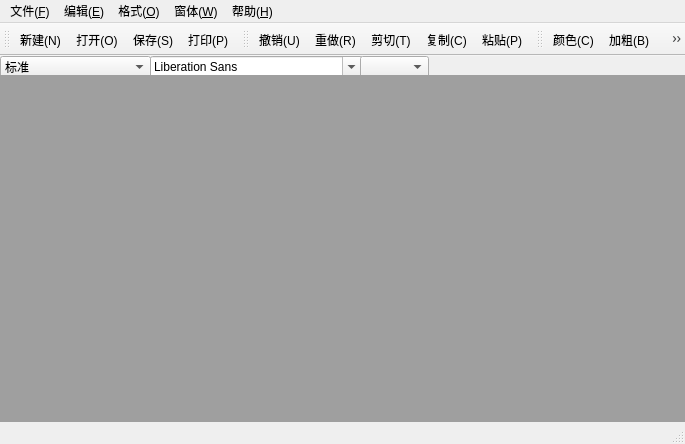
<?xml version="1.0" encoding="UTF-8"?>
<ui version="4.0">
 <class>MainWindow</class>
 <widget class="QMainWindow" name="MainWindow">
  <property name="geometry">
   <rect>
    <x>0</x>
    <y>0</y>
    <width>685</width>
    <height>444</height>
   </rect>
  </property>
  <property name="windowTitle">
   <string>我的WPS</string>
  </property>
  <widget class="QWidget" name="centralWidget">
   <widget class="QComboBox" name="comboBox">
    <property name="geometry">
     <rect>
      <x>0</x>
      <y>0</y>
      <width>151</width>
      <height>22</height>
     </rect>
    </property>
    <item>
     <property name="text">
      <string>标准</string>
     </property>
    </item>
    <item>
     <property name="text">
      <string>项目符号(●)</string>
     </property>
    </item>
    <item>
     <property name="text">
      <string>项目符号(○)</string>
     </property>
    </item>
    <item>
     <property name="text">
      <string>项目符号(■)</string>
     </property>
    </item>
    <item>
     <property name="text">
      <string>项目符号(1.2.3.)</string>
     </property>
    </item>
    <item>
     <property name="text">
      <string>项目符号(a.b.c.)</string>
     </property>
    </item>
    <item>
     <property name="text">
      <string>项目符号(A.B.C.)</string>
     </property>
    </item>
    <item>
     <property name="text">
      <string>项目符号(i,ii,iii.)</string>
     </property>
    </item>
    <item>
     <property name="text">
      <string>项目符号(I.II.III.)</string>
     </property>
    </item>
   </widget>
   <widget class="QFontComboBox" name="fontComboBox">
    <property name="geometry">
     <rect>
      <x>150</x>
      <y>0</y>
      <width>213</width>
      <height>22</height>
     </rect>
    </property>
   </widget>
   <widget class="QComboBox" name="sizeComboBox">
    <property name="geometry">
     <rect>
      <x>360</x>
      <y>0</y>
      <width>69</width>
      <height>22</height>
     </rect>
    </property>
   </widget>
   <widget class="QMdiArea" name="mdiArea">
    <property name="geometry">
     <rect>
      <x>-21</x>
      <y>19</y>
      <width>711</width>
      <height>361</height>
     </rect>
    </property>
   </widget>
  </widget>
  <widget class="QMenuBar" name="menuBar">
   <property name="geometry">
    <rect>
     <x>0</x>
     <y>0</y>
     <width>685</width>
     <height>23</height>
    </rect>
   </property>
   <widget class="QMenu" name="menu_F">
    <property name="title">
     <string>文件(&amp;F)</string>
    </property>
    <addaction name="newAction"/>
    <addaction name="openAction"/>
    <addaction name="saveAction"/>
    <addaction name="saveAsAction"/>
    <addaction name="printAction"/>
    <addaction name="printPreviewAction"/>
    <addaction name="exitAction"/>
   </widget>
   <widget class="QMenu" name="menu_E">
    <property name="title">
     <string>编辑(&amp;E)</string>
    </property>
    <addaction name="undoAction"/>
    <addaction name="redoAction"/>
    <addaction name="cutAction"/>
    <addaction name="copyAction"/>
    <addaction name="pasteAction"/>
   </widget>
   <widget class="QMenu" name="menu_O">
    <property name="title">
     <string>格式(&amp;O)</string>
    </property>
    <widget class="QMenu" name="menu_D">
     <property name="title">
      <string>字体(D)</string>
     </property>
     <addaction name="boldAction"/>
     <addaction name="italicAction"/>
     <addaction name="underlineAction"/>
    </widget>
    <widget class="QMenu" name="menu">
     <property name="title">
      <string>段落</string>
     </property>
     <addaction name="leftAlignAction"/>
     <addaction name="centerAction"/>
     <addaction name="rightAlignAction"/>
     <addaction name="justifyAction"/>
    </widget>
    <addaction name="menu_D"/>
    <addaction name="menu"/>
    <addaction name="colorAction"/>
   </widget>
   <widget class="QMenu" name="menu_W">
    <property name="title">
     <string>窗体(&amp;W)</string>
    </property>
    <addaction name="closeAction"/>
    <addaction name="closeAllAction"/>
    <addaction name="titleAction"/>
    <addaction name="cascadeAction"/>
    <addaction name="nextAction"/>
    <addaction name="previousAction"/>
   </widget>
   <widget class="QMenu" name="menu_H">
    <property name="title">
     <string>帮助(&amp;H)</string>
    </property>
    <addaction name="aboutAction"/>
   </widget>
   <addaction name="menu_F"/>
   <addaction name="menu_E"/>
   <addaction name="menu_O"/>
   <addaction name="menu_W"/>
   <addaction name="menu_H"/>
  </widget>
  <widget class="QToolBar" name="mainToolBar">
   <attribute name="toolBarArea">
    <enum>TopToolBarArea</enum>
   </attribute>
   <attribute name="toolBarBreak">
    <bool>false</bool>
   </attribute>
   <addaction name="newAction"/>
   <addaction name="openAction"/>
   <addaction name="saveAction"/>
   <addaction name="printAction"/>
  </widget>
  <widget class="QStatusBar" name="statusBar"/>
  <widget class="QToolBar" name="toolBar">
   <property name="windowTitle">
    <string>toolBar</string>
   </property>
   <attribute name="toolBarArea">
    <enum>TopToolBarArea</enum>
   </attribute>
   <attribute name="toolBarBreak">
    <bool>false</bool>
   </attribute>
   <addaction name="undoAction"/>
   <addaction name="redoAction"/>
   <addaction name="cutAction"/>
   <addaction name="copyAction"/>
   <addaction name="pasteAction"/>
  </widget>
  <widget class="QToolBar" name="toolBar_2">
   <property name="windowTitle">
    <string>toolBar_2</string>
   </property>
   <attribute name="toolBarArea">
    <enum>TopToolBarArea</enum>
   </attribute>
   <attribute name="toolBarBreak">
    <bool>false</bool>
   </attribute>
   <addaction name="colorAction"/>
   <addaction name="boldAction"/>
   <addaction name="italicAction"/>
   <addaction name="underlineAction"/>
   <addaction name="separator"/>
   <addaction name="leftAlignAction"/>
   <addaction name="centerAction"/>
   <addaction name="rightAlignAction"/>
   <addaction name="justifyAction"/>
  </widget>
  <action name="newAction">
   <property name="icon">
    <iconset resource="imgs.qrc">
     <normaloff>:/images/new.png</normaloff>:/images/new.png</iconset>
   </property>
   <property name="text">
    <string>新建(N)</string>
   </property>
   <property name="statusTip">
    <string>创建一个新文档</string>
   </property>
   <property name="shortcut">
    <string>Ctrl+N</string>
   </property>
  </action>
  <action name="openAction">
   <property name="icon">
    <iconset resource="imgs.qrc">
     <normaloff>:/images/fileopen.png</normaloff>:/images/fileopen.png</iconset>
   </property>
   <property name="text">
    <string>打开(O)</string>
   </property>
   <property name="statusTip">
    <string>打开一个已存在的文档</string>
   </property>
   <property name="shortcut">
    <string>Ctrl+O</string>
   </property>
  </action>
  <action name="saveAction">
   <property name="icon">
    <iconset resource="imgs.qrc">
     <normaloff>:/images/save.png</normaloff>:/images/save.png</iconset>
   </property>
   <property name="text">
    <string>保存(S)</string>
   </property>
   <property name="statusTip">
    <string>将当前文档存盘</string>
   </property>
   <property name="shortcut">
    <string>Ctrl+S</string>
   </property>
  </action>
  <action name="saveAsAction">
   <property name="text">
    <string>另存为(A)...</string>
   </property>
   <property name="statusTip">
    <string>以一个新名字保存文档</string>
   </property>
  </action>
  <action name="printAction">
   <property name="icon">
    <iconset resource="imgs.qrc">
     <normaloff>:/images/print.png</normaloff>:/images/print.png</iconset>
   </property>
   <property name="text">
    <string>打印(P)...</string>
   </property>
   <property name="statusTip">
    <string>打印输出文档</string>
   </property>
   <property name="shortcut">
    <string>Ctrl+P</string>
   </property>
  </action>
  <action name="printPreviewAction">
   <property name="text">
    <string>打印预览...</string>
   </property>
   <property name="statusTip">
    <string>预览打印效果</string>
   </property>
  </action>
  <action name="exitAction">
   <property name="text">
    <string>退出</string>
   </property>
   <property name="statusTip">
    <string>退出应用程序</string>
   </property>
  </action>
  <action name="undoAction">
   <property name="icon">
    <iconset resource="imgs.qrc">
     <normaloff>:/images/undo.png</normaloff>:/images/undo.png</iconset>
   </property>
   <property name="text">
    <string>撤销(U)</string>
   </property>
   <property name="statusTip">
    <string>撤销 当前操作</string>
   </property>
   <property name="shortcut">
    <string>Ctrl+Z</string>
   </property>
  </action>
  <action name="redoAction">
   <property name="icon">
    <iconset resource="imgs.qrc">
     <normaloff>:/images/redo.png</normaloff>:/images/redo.png</iconset>
   </property>
   <property name="text">
    <string>重做(R)</string>
   </property>
   <property name="statusTip">
    <string>恢复之前的操作</string>
   </property>
   <property name="shortcut">
    <string>Ctrl+Y</string>
   </property>
  </action>
  <action name="cutAction">
   <property name="icon">
    <iconset resource="imgs.qrc">
     <normaloff>:/images/cut.png</normaloff>:/images/cut.png</iconset>
   </property>
   <property name="text">
    <string>剪切(T)</string>
   </property>
   <property name="statusTip">
    <string>从文档中裁剪所选内容，并放入剪切板</string>
   </property>
   <property name="shortcut">
    <string>Ctrl+X</string>
   </property>
  </action>
  <action name="copyAction">
   <property name="icon">
    <iconset resource="imgs.qrc">
     <normaloff>:/images/copy.png</normaloff>:/images/copy.png</iconset>
   </property>
   <property name="text">
    <string>复制(C)</string>
   </property>
   <property name="statusTip">
    <string>复制所选的内容</string>
   </property>
   <property name="shortcut">
    <string>Ctrl+C</string>
   </property>
  </action>
  <action name="pasteAction">
   <property name="icon">
    <iconset resource="imgs.qrc">
     <normaloff>:/images/paste.png</normaloff>:/images/paste.png</iconset>
   </property>
   <property name="text">
    <string>粘贴(P)</string>
   </property>
   <property name="statusTip">
    <string>将剪切板的内容粘贴到文档</string>
   </property>
   <property name="shortcut">
    <string>Ctrl+V</string>
   </property>
  </action>
  <action name="colorAction">
   <property name="icon">
    <iconset resource="imgs.qrc">
     <normaloff>:/images/color.ico</normaloff>:/images/color.ico</iconset>
   </property>
   <property name="text">
    <string>颜色(C)</string>
   </property>
   <property name="statusTip">
    <string>设置文字颜色</string>
   </property>
  </action>
  <action name="boldAction">
   <property name="checkable">
    <bool>true</bool>
   </property>
   <property name="icon">
    <iconset resource="imgs.qrc">
     <normaloff>:/images/bold.png</normaloff>:/images/bold.png</iconset>
   </property>
   <property name="text">
    <string>加粗(B)</string>
   </property>
   <property name="statusTip">
    <string>将所选文字加粗</string>
   </property>
   <property name="shortcut">
    <string>Ctrl+B</string>
   </property>
  </action>
  <action name="italicAction">
   <property name="checkable">
    <bool>true</bool>
   </property>
   <property name="icon">
    <iconset resource="imgs.qrc">
     <normaloff>:/images/italic.png</normaloff>:/images/italic.png</iconset>
   </property>
   <property name="text">
    <string>倾斜(I)</string>
   </property>
   <property name="statusTip">
    <string>将所选文字用斜体显示</string>
   </property>
   <property name="shortcut">
    <string>Ctrl+I</string>
   </property>
  </action>
  <action name="underlineAction">
   <property name="checkable">
    <bool>true</bool>
   </property>
   <property name="icon">
    <iconset resource="imgs.qrc">
     <normaloff>:/images/under.png</normaloff>:/images/under.png</iconset>
   </property>
   <property name="text">
    <string>下划线(U)</string>
   </property>
   <property name="statusTip">
    <string>将所选文字加下划线</string>
   </property>
   <property name="shortcut">
    <string>Ctrl+U</string>
   </property>
  </action>
  <action name="leftAlignAction">
   <property name="icon">
    <iconset resource="imgs.qrc">
     <normaloff>:/images/left.png</normaloff>:/images/left.png</iconset>
   </property>
   <property name="text">
    <string>左对齐(L)</string>
   </property>
   <property name="statusTip">
    <string>将文字左对齐</string>
   </property>
   <property name="shortcut">
    <string>Ctrl+L</string>
   </property>
  </action>
  <action name="centerAction">
   <property name="icon">
    <iconset resource="imgs.qrc">
     <normaloff>:/images/center.png</normaloff>:/images/center.png</iconset>
   </property>
   <property name="text">
    <string>居中(C)</string>
   </property>
   <property name="statusTip">
    <string>将所选文字居中显示</string>
   </property>
   <property name="shortcut">
    <string>Ctrl+E</string>
   </property>
  </action>
  <action name="rightAlignAction">
   <property name="icon">
    <iconset resource="imgs.qrc">
     <normaloff>:/images/right.png</normaloff>:/images/right.png</iconset>
   </property>
   <property name="text">
    <string>右对齐(R)</string>
   </property>
   <property name="statusTip">
    <string>将所选文字右对齐</string>
   </property>
   <property name="shortcut">
    <string>Ctrl+R</string>
   </property>
  </action>
  <action name="justifyAction">
   <property name="icon">
    <iconset resource="imgs.qrc">
     <normaloff>:/images/justify.png</normaloff>:/images/justify.png</iconset>
   </property>
   <property name="text">
    <string>两端对齐(J)</string>
   </property>
   <property name="statusTip">
    <string>将所选文字两端对齐</string>
   </property>
   <property name="shortcut">
    <string>Ctrl+J</string>
   </property>
  </action>
  <action name="closeAction">
   <property name="text">
    <string>关闭(L)</string>
   </property>
   <property name="statusTip">
    <string>关闭活动子窗口</string>
   </property>
  </action>
  <action name="closeAllAction">
   <property name="text">
    <string>关闭所有(A)</string>
   </property>
   <property name="statusTip">
    <string>关闭所有子窗口</string>
   </property>
  </action>
  <action name="titleAction">
   <property name="text">
    <string>平铺(T)</string>
   </property>
   <property name="statusTip">
    <string>平铺子窗口</string>
   </property>
  </action>
  <action name="cascadeAction">
   <property name="text">
    <string>层叠(C)</string>
   </property>
   <property name="statusTip">
    <string>层叠子窗口</string>
   </property>
  </action>
  <action name="nextAction">
   <property name="text">
    <string>下一个(N)</string>
   </property>
   <property name="statusTip">
    <string>移动焦点到下一个子窗口</string>
   </property>
   <property name="shortcut">
    <string>Ctrl+Tab</string>
   </property>
  </action>
  <action name="previousAction">
   <property name="text">
    <string>前一个(V)</string>
   </property>
   <property name="statusTip">
    <string>移动焦点到前一个子窗口</string>
   </property>
   <property name="shortcut">
    <string>Ctrl+Shift+Tab</string>
   </property>
  </action>
  <action name="aboutAction">
   <property name="text">
    <string>关于(A)</string>
   </property>
   <property name="statusTip">
    <string>关于我的wps1.0</string>
   </property>
  </action>
 </widget>
 <layoutdefault spacing="6" margin="11"/>
 <resources>
  <include location="imgs.qrc"/>
 </resources>
 <connections/>
</ui>
